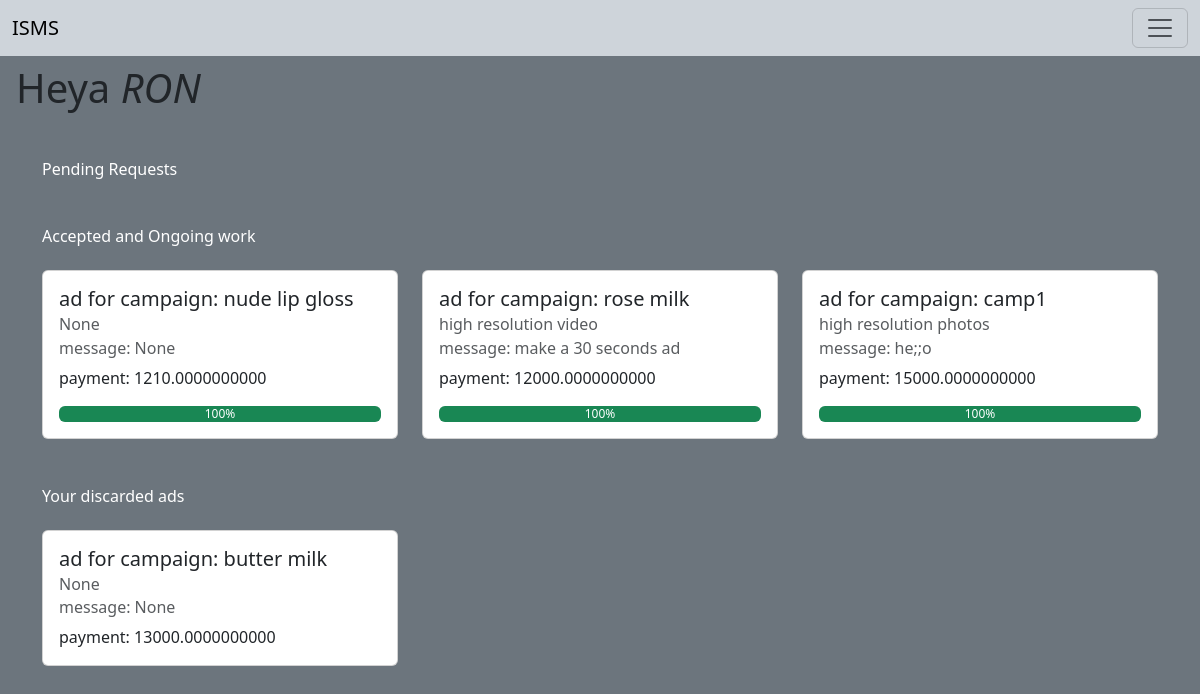
/influencer_dash (signed in), run on the app's committed database.
### application/models.py (models this page shows, shortened)
class Influencer(db.Model):
    __tablename__="influencer"
    id=db.Column(db.Integer, primary_key=True)
    username=db.Column(db.String, nullable=False, unique=True)
    name=db.Column(db.String)
    password=db.Column(db.String, nullable=False)
    reach=db.Column(db.Integer, nullable=False)
    neiche=db.Column(db.Enum('Youtube', 'Instagram', 'TickTok', name='types'), nullable=False)
    category_id=db.Column(db.Integer, db.ForeignKey('category.id'), nullable=False)
    adrequests=db.relationship('Adrequest', backref='influencer', lazy=True)
    flagged=db.Column(db.Integer, default=0)

class Adrequest(db.Model):
    __tablename__="adrequest"
    id=db.Column(db.Integer, primary_key=True)
    influencer_id=db.Column(db.Integer, db.ForeignKey('influencer.id'), nullable=True)
    campaign_id=db.Column(db.Integer, db.ForeignKey('campaign.id'), nullable=True)
    messages=db.Column(db.Text, nullable=True)
    requirements=db.Column(db.Text, nullable=True)
    payment_amount=db.Column(db.Numeric, nullable=False)
    status=db.Column(db.Enum('Pending', 'Accepted', 'Rejected', name='types'), nullable=True)
    req_sent=db.Column(db.String)

class Campaign(db.Model):
    __tablename__="campaign"
    id=db.Column(db.Integer, primary_key=True)
    name=db.Column(db.String, nullable=False)
    sponser_id=db.Column(db.Integer, db.ForeignKey('sponser.id'), nullable=False)
    description=db.Column(db.Text, nullable=True)
    startdate=db.Column(db.Date, nullable=False)
    enddate=db.Column(db.Date, nullable=False)
    budget=db.Column(db.Numeric, nullable=False)
    visibility=db.Column(db.Enum('public', 'private', name='types'), nullable=False)
    goals=db.Column(db.Text, nullable=True)
    ads=db.relationship('Adrequest', backref='campaign', lazy=True)

### application/controller/user.py (the view)
@app.route('/influencer_dash', methods=['GET', 'POST'])
def influencer_dash():
    global user_logged
    if not user_logged:
        return render_template('index.html')
    inf=Influencer.query.filter_by(username=user_logged).first()
    return render_template('influencer_dash.html', inf=inf)

### templates/influencer_dash.html (shortened to what this page needs)
{% extends "layout_in.html" %}
{%block content%}
<h1 class="mt-5 text-dark">Heya <i>{{inf.name| upper}}</i></h1>
    <div class="container mt-5">
        <h6 class="mb-4">Pending Requests</h6>
    </div>
    <div class="container mt-5">
        <h6 class="mb-4">Accepted and Ongoing work</h6>
        <div class="row row-cols-1 row-cols-md-3 g-4">
            {% for ad in inf.adrequests %}
                {%if ad.status=='Accepted'%}
                <div class="col">
                    <div class="card h-100">
                        <div class="card-body">
                            <h5 class="card-title">ad for campaign: {{ad.campaign.name}}</h5>
                            <h6 class="card-subtitle mb-2 text-muted">{{ad.requirements}}</h6>
                            <h6 class="card-subtitle mb-2 text-muted">message: {{ad.messages}}</h6>
                            <p class="card-text">payment: {{ad.payment_amount}}</p>
                            <div class="progress" data-start-date="{{ad.campaign.startdate}}" data-end-date="{{ad.campaign.enddate}}" role="progressbar" aria-label="Success example" aria-valuenow="25" aria-valuemin="0" aria-valuemax="100">
                                <div class="progress-bar bg-success" style="width: 25%">25%</div>
                            </div>
                        </div>
                    </div>
                </div>
                {%endif%}
            {% endfor %}
        </div>
    </div>
    <div class="container mt-5">
        <h6 class="mb-4">Your discarded ads</h6>
        <div class="row row-cols-1 row-cols-md-3 g-4">
            {% for ad in inf.adrequests %}
                {%if ad.status=='Rejected'%}
                <div class="col">
                    <div class="card h-100">
                        <div class="card-body">
                            <h5 class="card-title">ad for campaign: {{ad.campaign.name}}</h5>
                            <h6 class="card-subtitle mb-2 text-muted">{{ad.requirements}}</h6>
                            <h6 class="card-subtitle mb-2 text-muted">message: {{ad.messages}}</h6>
                            <p class="card-text">payment: {{ad.payment_amount}}</p>
                        </div>
                    </div>
                </div>
                {%endif%}
            {% endfor %}
        </div>
    </div>
{%endblock%}

### data on the page
Influencer: name "RON"
Adrequest: campaign.name "nude lip gloss", requirements "None", messages "None", payment_amount "1210.0000000000"
Adrequest: campaign.name "rose milk", requirements "high resolution video", messages "make a 30 seconds ad", payment_amount "12000.0000000000"
Adrequest: campaign.name "camp1", requirements "high resolution photos", messages "he;;o", payment_amount "15000.0000000000"
Adrequest: campaign.name "butter milk", requirements "None", messages "None", payment_amount "13000.0000000000"
